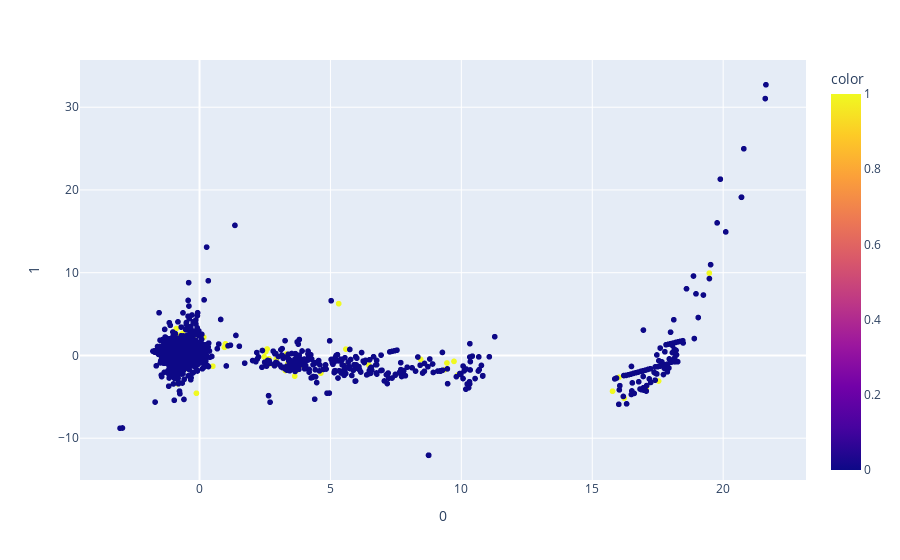

Notebook source saved alongside this figure:
### Code cell
import pandas as pd
import numpy as np
import matplotlib.pyplot as plt
import seaborn as sns

from sklearn.model_selection import train_test_split
from sklearn.preprocessing import StandardScaler
from sklearn.decomposition import PCA
from sklearn.svm import SVC
from sklearn.metrics import accuracy_score, classification_report

# import time
# start_time = time.time()

data = pd.read_csv("D:/ACM/Cycle_2/Day_2_Support_Vector_Machines/creditcard.csv") 
print("Dataset shape:", data.shape)
print(data['Class'].value_counts())

# Sampling a small part of the dataset (While keeping all the fraud part)
fraud = data[data['Class'] == 1]
non_fraud = data[data['Class'] == 0].sample(n=5000, random_state=1)
data_small = pd.concat([fraud, non_fraud])
#Accuracy at 50k samples 164.69 sec
# Linear SVM Accuracy:     0.9980
# RBF SVM Accuracy:        0.9979
# Polynomial SVM Accuracy: 0.9978

X = data_small.drop('Class', axis=1)
y = data_small['Class']

X_train, X_test, y_train, y_test = train_test_split(X, y, stratify=y, test_size=0.2, random_state=1)

#Feature Scaling
scaler = StandardScaler()
X_train_scaled = scaler.fit_transform(X_train)
X_test_scaled = scaler.transform(X_test)

#Dimensionality Reduction (PCA)
pca = PCA(n_components=2)
X_train_pca = pca.fit_transform(X_train_scaled)
X_test_pca = pca.transform(X_test_scaled)

import plotly.express as px #https://plotly.com/python/pca-visualization/
fig = px.scatter(np.vstack([X_train_pca, X_test_pca]), x=0, y=1, color=data_small['Class'])
fig.show()

#Train SVM Classifiers

#Linear Kernel
svm_linear = SVC(kernel='linear')
svm_linear.fit(X_train_scaled, y_train)
y_pred_linear = svm_linear.predict(X_test_scaled)
acc_linear = accuracy_score(y_test, y_pred_linear)
print("Linear Kernel Accuracy:", acc_linear)

#RBF Kernel
svm_rbf = SVC(kernel='rbf')
svm_rbf.fit(X_train_scaled, y_train)
y_pred_rbf = svm_rbf.predict(X_test_scaled)
acc_rbf = accuracy_score(y_test, y_pred_rbf)
print("RBF Kernel Accuracy:", acc_rbf)

#Polynomial Kernel
svm_poly = SVC(kernel='poly')
svm_poly.fit(X_train_scaled, y_train)
y_pred_poly = svm_poly.predict(X_test_scaled)
acc_poly = accuracy_score(y_test, y_pred_poly)
print("Polynomial Kernel Accuracy:", acc_poly)

#Summary
print("\nSVM Model Accuracies")
print(f"Linear SVM Accuracy:     {acc_linear:.4f}")
print(f"RBF SVM Accuracy:        {acc_rbf:.4f}")
print(f"Polynomial SVM Accuracy: {acc_poly:.4f}")

# end_time = time.time()
# execution_time = end_time - start_time
# print(f"Execution Time: {execution_time:.2f} seconds")

print("""
Kernel effect:
1.A linear kernel is the simplest form of kernel used in SVM. It is suitable when the data is linearly separable
2.A RBF kernel maps the data into an infinite-dimensional space making it highly effective for complex classification problems.
3.A polynomial kernel is useful when the data is not linearly separable but still follows a pattern by transforming the feature space.
""")

### Figure 1 — Plotly figure (JSON) as saved in the notebook; plotly's stock layout.template omitted (floating-point values rounded to 4 significant figures; data arrays with more than 128 entries replaced by an {"elided": "..."} marker saying what was removed)
{"data": [{"hovertemplate": "0=%{x}<br>1=%{y}<br>color=%{marker.color}<extra></extra>", "legendgroup": "", "marker": {"color": {"elided": "5492 int values"}, "coloraxis": "coloraxis", "symbol": "circle"}, "mode": "markers", "name": "", "showlegend": false, "type": "scattergl", "x": {"elided": "5492 float values"}, "xaxis": "x", "y": {"elided": "5492 float values"}, "yaxis": "y"}], "layout": {"coloraxis": {"colorbar": {"title": {"text": "color"}}, "colorscale": [[0, "#0d0887"], [0.1111, "#46039f"], [0.2222, "#7201a8"], [0.3333, "#9c179e"], [0.4444, "#bd3786"], [0.5556, "#d8576b"], [0.6667, "#ed7953"], [0.7778, "#fb9f3a"], [0.8889, "#fdca26"], [1, "#f0f921"]]}, "legend": {"tracegroupgap": 0}, "margin": {"t": 60}, "xaxis": {"anchor": "y", "domain": [0, 1], "title": {"text": "0"}}, "yaxis": {"anchor": "x", "domain": [0, 1], "title": {"text": "1"}}}}
